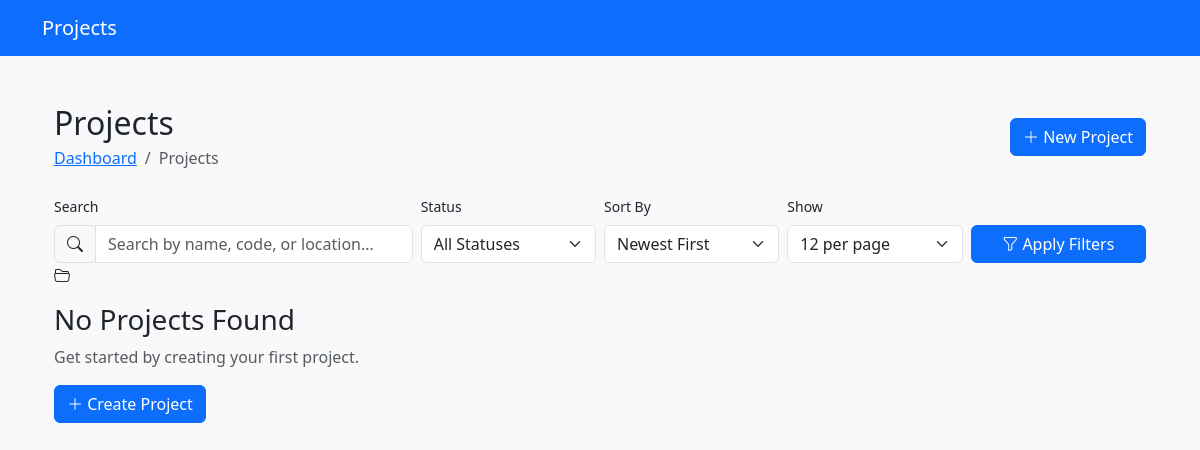
/core/projects/, run on an earlier commit of the app's database.
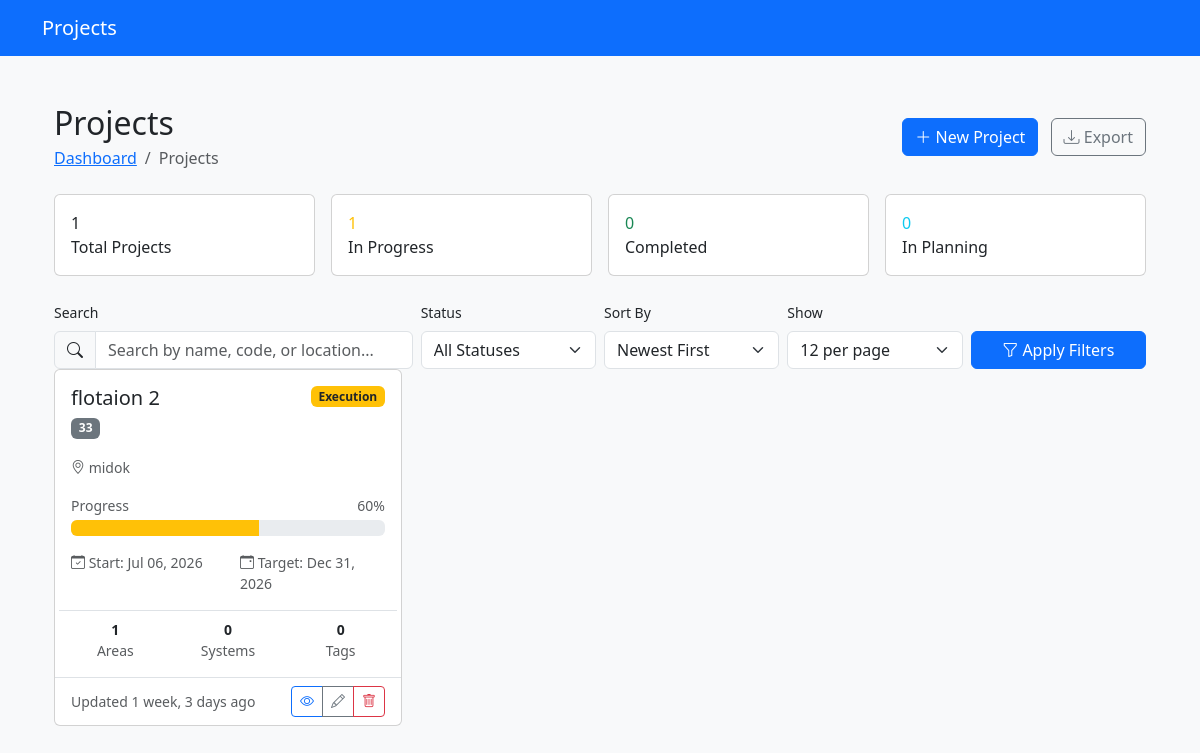
And on a later commit of the database.
### core/models.py (models this page shows, shortened)
class Project(models.Model):
	class Status(models.TextChoices):
		INITIATION = 'INIT', 'Initiation'
		PLANNING = 'PLAN', 'Planning'
		EXECUTION = 'EXEC', 'Execution'
		COMMISSIONING = 'COMM', 'Commissioning'
		CLOSED = 'CLSD', 'Closed'
	name = models.CharField(max_length=255)
	code = models.CharField(max_length=50, unique=True, help_text="Short code, e.g., 'CU-PH2'")
	location = models.CharField(max_length=255)
	description = models.TextField(blank=True)
	start_date = models.DateField()
	target_completion_date = models.DateField()
	actual_completion_date = models.DateField(null=True, blank=True)
	status = models.CharField(max_length=4, choices=Status.choices, default=Status.INITIATION)
	created_at = models.DateTimeField(auto_now_add=True)
	updated_at = models.DateTimeField(auto_now=True)
	class Meta:
		ordering = ['-start_date']
		verbose_name = 'Project'
		verbose_name_plural = 'Projects'

### core/views.py (the view, shortened to what this page needs)
# urls.py: path('projects/', views.ProjectListView.as_view(), name='project-list'),
class ProjectListView(generic.ListView):
	model = Project
	template_name = 'core/project_list.html'
	context_object_name = 'projects'
	paginate_by = 12
	def get_queryset(self):
		queryset = Project.objects.annotate(
				area_count=Count('areas', distinct=True),
				system_count=Count('systems', distinct=True),
				equipment_count=Count('equipment_tags', distinct=True)
				)
		search = self.request.GET.get('search', '')
		status = self.request.GET.get('status', '')
		if status:
			queryset = queryset.filter(status=status)
		sort = self.request.GET.get('sort', '-created_at')
		allowed_sorts = ['name', '-name', 'created_at', '-created_at',
		                 'target_completion_date', '-target_completion_date']
		if sort in allowed_sorts:
			queryset = queryset.order_by(sort)
		return queryset
	def get_paginate_by(self, queryset):
		per_page = self.request.GET.get('per_page', '12')
		try:
			return int(per_page)
		except ValueError:
			return 12
	def get_context_data(self, **kwargs):
		context = super().get_context_data(**kwargs)
		queryset = Project.objects.all()
		context['total_count'] = queryset.count()
		context['in_progress_count'] = queryset.filter(status__in=['EXEC', 'COMM']).count()
		context['completed_count'] = queryset.filter(status='CLSD').count()
		context['planning_count'] = queryset.filter(status__in=['INIT', 'PLAN']).count()
		return context

### templates/core/project_list.html (shortened to what the changed rows need)
{% extends 'base.html' %}
{% load static %}
{% block content %}
<div class="container-fluid py-4">
  <div class="d-flex justify-content-between align-items-center mb-4">
    <div>
      <h1 class="h2 mb-1">Projects</h1>
    </div>
    <div>
      <a href="#" class="btn btn-primary">
        <i class="bi bi-plus-lg"></i> New Project
      </a>
      {% if projects %}
      <button type="button" class="btn btn-outline-secondary ms-2" data-bs-toggle="modal" data-bs-target="#exportModal">
        <i class="bi bi-download"></i> Export
      </button>
      {% endif %}
    </div>
  </div>
  {% if projects %}
  <div class="row g-3 mb-4">
    <div class="col-md-3">
      <div class="card quick-stats">
        <div class="card-body">
          <div class="stat-item">
            <div class="stat-value">{{ total_count }}</div>
            <div class="stat-label">Total Projects</div>
          </div>
        </div>
      </div>
    </div>
    <div class="col-md-3">
      <div class="card quick-stats">
        <div class="card-body">
          <div class="stat-item">
            <div class="stat-value text-warning">{{ in_progress_count }}</div>
            <div class="stat-label">In Progress</div>
          </div>
        </div>
      </div>
    </div>
    <div class="col-md-3">
      <div class="card quick-stats">
        <div class="card-body">
          <div class="stat-item">
            <div class="stat-value text-success">{{ completed_count }}</div>
            <div class="stat-label">Completed</div>
          </div>
        </div>
      </div>
    </div>
    <div class="col-md-3">
      <div class="card quick-stats">
        <div class="card-body">
          <div class="stat-item">
            <div class="stat-value text-info">{{ planning_count }}</div>
            <div class="stat-label">In Planning</div>
          </div>
        </div>
      </div>
    </div>
  </div>
  {% endif %}
  {% if projects %}
  <div class="row g-4">
    {% for project in projects %}
    <div class="col-xl-4 col-md-6">
      <div class="card project-card status-{{ project.status|lower }} h-100">
        <div class="card-body">
          <div class="d-flex justify-content-between align-items-start mb-3">
            <div>
              <h5 class="card-title mb-1">
              <a href="{% url 'core:project-detail' project.pk %}" class="text-decoration-none text-dark stretched-link">
                  {{ project.name }}
                </a>
              </h5>
              <span class="badge bg-secondary">{{ project.code }}</span>
            </div>
            <span class="badge status-badge
                            {% if project.status == 'INIT' %}bg-secondary
                            {% elif project.status == 'PLAN' %}bg-info
                            {% elif project.status == 'EXEC' %}bg-warning text-dark
                            {% elif project.status == 'COMM' %}bg-orange
                            {% elif project.status == 'CLSD' %}bg-success
                            {% endif %}">
                            {{ project.get_status_display }}
                        </span>
          </div>
          <div class="mb-3">
            <small class="text-muted">
              <i class="bi bi-geo-alt"></i> {{ project.location }}
            </small>
          </div>
          <div class="mb-3">
            <div class="d-flex justify-content-between small text-muted mb-1">
              <span>Progress</span>
              <span>
                                {% if project.status == 'INIT' %}5%
                                {% elif project.status == 'PLAN' %}20%
                                {% elif project.status == 'EXEC' %}60%
                                {% elif project.status == 'COMM' %}85%
                                {% elif project.status == 'CLSD' %}100%
                                {% endif %}
                            </span>
            </div>
            <div class="progress">
              <div class="progress-bar
                                {% if project.status == 'INIT' %}bg-secondary
                                {% elif project.status == 'PLAN' %}bg-info
                                {% elif project.status == 'EXEC' %}bg-warning
                                {% elif project.status == 'COMM' %}bg-orange
                                {% elif project.status == 'CLSD' %}bg-success
                                {% endif %}"
                   role="progressbar"
                   style="width:{% if project.status == 'INIT' %}5%
                                    {% elif project.status == 'PLAN' %}20%
                                    {% elif project.status == 'EXEC' %}60%
                                    {% elif project.status == 'COMM' %}85%
                                    {% elif project.status == 'CLSD' %}100%
                                    {% endif %}"
                   aria-valuenow="
                                    {% if project.status == 'INIT' %}5
                                    {% elif project.status == 'PLAN' %}20
                                    {% elif project.status == 'EXEC' %}60
                                    {% elif project.status == 'COMM' %}85
                                    {% elif project.status == 'CLSD' %}100
                                    {% endif %}"
                   aria-valuemin="0"
                   aria-valuemax="100">
              </div>
            </div>
          </div>
          <div class="row small text-muted mb-3">
            <div class="col-6">
              <i class="bi bi-calendar-check"></i>
              Start: {{ project.start_date|date:"M d, Y" }}
            </div>
            <div class="col-6">
              <i class="bi bi-calendar-event"></i>
              Target: {{ project.target_completion_date|date:"M d, Y" }}
            </div>
          </div>
          <div class="row small border-top pt-2">
            <div class="col-4 text-center">
              <div class="fw-bold">{{ project.areas.count }}</div>
              <div class="text-muted">Areas</div>
            </div>
            <div class="col-4 text-center">
              <div class="fw-bold">{{ project.systems.count }}</div>
              <div class="text-muted">Systems</div>
            </div>
            <div class="col-4 text-center">
              <div class="fw-bold">{{ project.equipment_tags.count }}</div>
              <div class="text-muted">Tags</div>
            </div>
          </div>
        </div>
        <div class="card-footer bg-transparent border-top">
          <div class="d-flex justify-content-between align-items-center">
            <small class="text-muted">
              Updated {{ project.updated_at|timesince }} ago
            </small>
            <div class="btn-group btn-group-sm">
              <a href="#" class="btn btn-outline-primary" title="View Details">
                <i class="bi bi-eye"></i>
              </a>
              <a href="#" class="btn btn-outline-secondary" title="Edit">
                <i class="bi bi-pencil"></i>
              </a>
              <a href="#" class="btn btn-outline-danger" title="Delete">
                <i class="bi bi-trash"></i>
              </a>
            </div>
          </div>
        </div>
      </div>
    </div>
    {% endfor %}
  </div>
  {% else %}
  <div class="empty-state">
    <i class="bi bi-folder2-open"></i>
    <h3 class="mt-3">No Projects Found</h3>
    <p class="text-muted">
      {% if request.GET %}
      No projects match your search criteria. Try adjusting your filters.
      {% else %}
      Get started by creating your first project.
      {% endif %}
    </p>
    <div class="mt-3">
      <a href="#" class="btn btn-primary">
        <i class="bi bi-plus-lg"></i> Create Project
      </a>
    </div>
  </div>
  {% endif %}
</div>
{% endblock %}

What changed in the data, as far as the page shows it:
added Project: name "flotaion 2", code "33", status "Execution", location "midok", shows "60%", start_date "Jul 06, 2026", target_completion_date "Dec 31, 2026", areas.count "1", systems.count "0", equipment_tags.count "0", updated_at "1 week, 3 days"
Also different on the page:
{{ total_count }}: (not shown) → "1"
{{ in_progress_count }}: (not shown) → "1"
{{ completed_count }}: (not shown) → "0"
{{ planning_count }}: (not shown) → "0"
text no longer shown: "No Projects Found Get started by creating your first project. Create Project"
text now shown: "Export Total Projects In Progress Completed In Planning"
